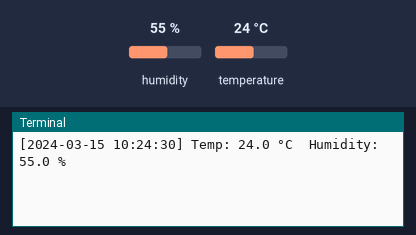
This program was run on a simulated Raspberry Pi (BCM pin numbers). Parts: the last lines printed to the terminal. Inputs (shaded band) come from the test bench; at power-on: humidity 55 %, temperature 24 °C. The clock reads 2024-03-15 10:24:30 at power-on unless the program sets it.

Above: at 1.2 s.
1.3 s: humidity set to 22 %
At 2.2 s:
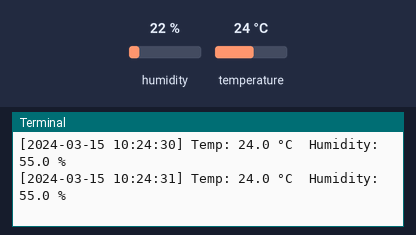
3.0 s: temperature set to 12 °C
At 4.4 s:
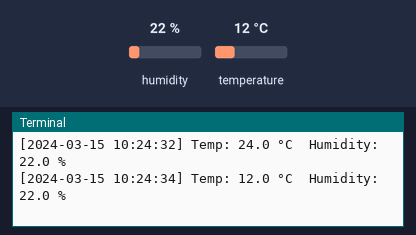
4.7 s: humidity set to 40 %
At 6.0 s:
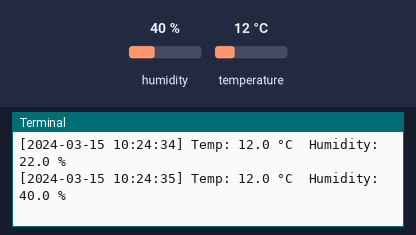
Timing chart, 0 to 7.7 s (numbered marks = the images above; inputs shaded):
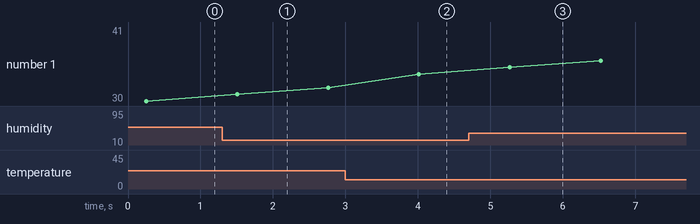

The program:

KY15.py
```python
import time
from datetime import datetime
import board
import adafruit_dht

def get_dht_data():
    dht = adafruit_dht.DHT11(board.D17)
    try:
        while True:
            try:
                t = dht.temperature
                h = dht.humidity
                if t is not None and h is not None:
                    ts = datetime.now().strftime('%Y-%m-%d %H:%M:%S')
                    print(f"[{ts}] Temp: {t:.1f} °C  Humidity: {h:.1f} %")
                else:
                    print("No data (retry)...")
            except RuntimeError as e:
                print("Read error:", e.args[0])
            time.sleep(1)
    except KeyboardInterrupt:
        print("\nStopped by user.")
    finally:
        dht.exit()

def send_temp():
    try:
        dht = adafruit_dht.DHT11(board.D17)
        return dht.temperature
    except:
        return 0
    finally:
        dht.exit()

def send_humidity():
    try:
        dht = adafruit_dht.DHT11(board.D17)
        return dht.humidity
    except:
        return 0
    finally:
        dht.exit()

if __name__ == "__main__":
    get_dht_data()
```

Measured:
- after the input at 3.0 s, the terminal: prints a new line after 1.0 s (image 2)
- after the input at 4.7 s, the terminal: prints a new line after 0.57 s (image 3)
